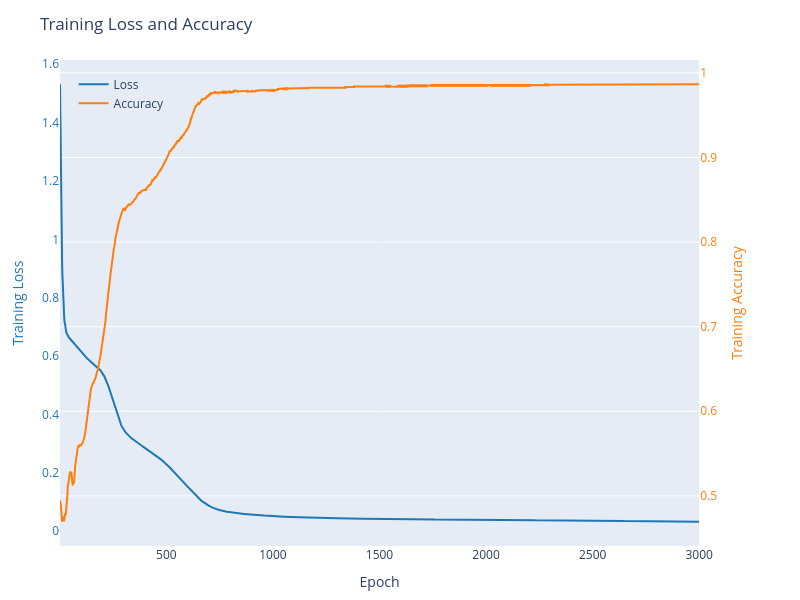

Write notebook code for a chart like this one.
### Code cell
# Train the model
print("\nTraining the model...")
losses, accuracies = train_model(model, X_train, y_train, epochs=3000, lr=1e-3)

### Figure 1 — Plotly figure (JSON) as saved in the notebook; plotly's stock layout.template omitted (floating-point values rounded to 4 significant figures; data arrays with more than 128 entries replaced by an {"elided": "..."} marker saying what was removed)
{"data": [{"line": {"color": "#1f77b4", "width": 2}, "mode": "lines", "name": "Loss", "type": "scatter", "x": {"elided": "3000 int values"}, "xaxis": "x", "y": {"elided": "3000 float values"}, "yaxis": "y"}, {"line": {"color": "#ff7f0e", "width": 2}, "mode": "lines", "name": "Accuracy", "type": "scatter", "x": {"elided": "3000 int values"}, "xaxis": "x", "y": {"elided": "3000 float values"}, "yaxis": "y2"}], "layout": {"height": 600, "hovermode": "x unified", "legend": {"bgcolor": "rgba(0,0,0,0)", "x": 0.02, "y": 0.98}, "margin": {"b": 40, "l": 60, "r": 60, "t": 60}, "title": {"text": "Training Loss and Accuracy"}, "width": 800, "xaxis": {"anchor": "y", "domain": [0, 0.94], "showgrid": false, "title": {"text": "Epoch"}, "zeroline": false}, "yaxis": {"anchor": "x", "color": "#1f77b4", "domain": [0, 1], "showgrid": false, "title": {"text": "Training Loss"}, "zeroline": false}, "yaxis2": {"anchor": "x", "autorange": true, "color": "#ff7f0e", "overlaying": "y", "side": "right", "title": {"text": "Training Accuracy"}}}}
